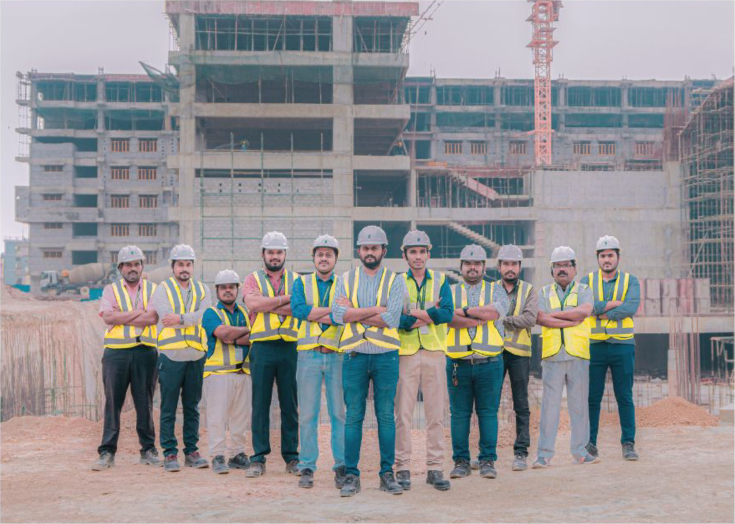
#> input picture public/img-hires/ambica.png, 1469 x 1048 px (shown at 1/2 size); its folder holds 4 pictures in this run
$ python squooch.py . out
#> lines starting #> are read from the running program, lines starting #| are printed output that depends on the picture
import os
from PIL import Image
import argparse

def process_images(input_folder, output_folder, resize_factor, webp_quality, webp_effort):
    # Ensure the output folder exists
#> called with input_folder = '.', output_folder = 'out', resize_factor = 0.33, webp_quality = 75, webp_effort = 6
    os.makedirs(output_folder, exist_ok=True)


    for filename in os.listdir(input_folder):
        if filename.endswith(('.jpg', '.jpeg', '.png')):
            input_path = os.path.join(input_folder, filename)
            output_path = os.path.join(output_folder, filename.split('.')[0] + '.webp')

            image = Image.open(input_path)
#> image is the input picture: PIL image 1469x1048 RGBA; mean R, G, B, A 146.8, 144.8, 146.8, 255

            #  33% of the original size
            width, height = image.size
#> width = 1469; height = 1048
            new_size = (int(width * resize_factor), int(height * resize_factor))
#> new_size = (484, 345)
            resized_image = image.resize(new_size)
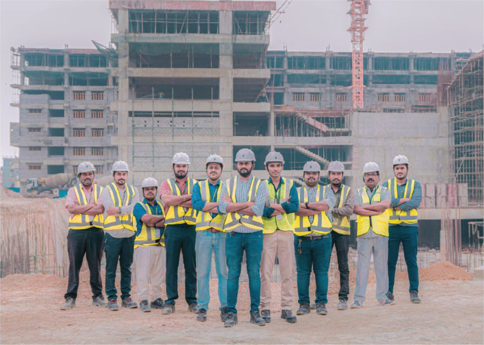
#> resized_image: PIL image 484x345 RGBA; mean R, G, B, A 146.8, 144.8, 146.8, 255

            # Save resized image as WebP
            resized_image.save(output_path, 'webp', quality=webp_quality, method=webp_effort)

            print(f"{filename} processed!")
#> pass 2 of the loop in process_images, `for filename in os.listdir(input_folder):`:
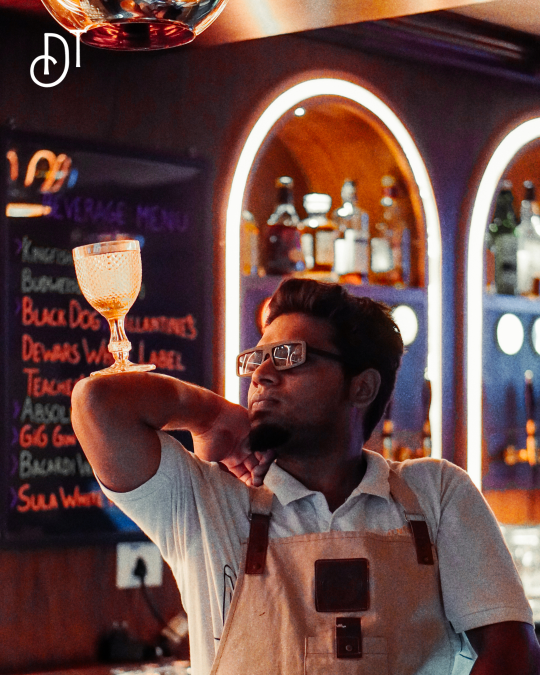
#> input picture public/img-hires/barmaster.jpg, 1080 x 1350 px (shown at 1/2 size)
#> in process_images, image is the input picture: PIL image 1080x1350 RGB; mean R, G, B 103.4, 72.5, 68.9
#> in process_images, `resized_image = image.resize(new_size)`:
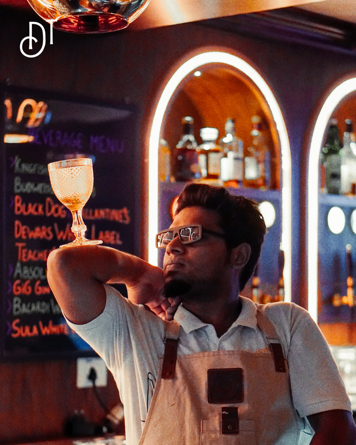
#> resized_image: PIL image 356x445 RGB; mean R, G, B 103.4, 72.5, 68.9
#> pass 3 of the loop in process_images, `for filename in os.listdir(input_folder):`:
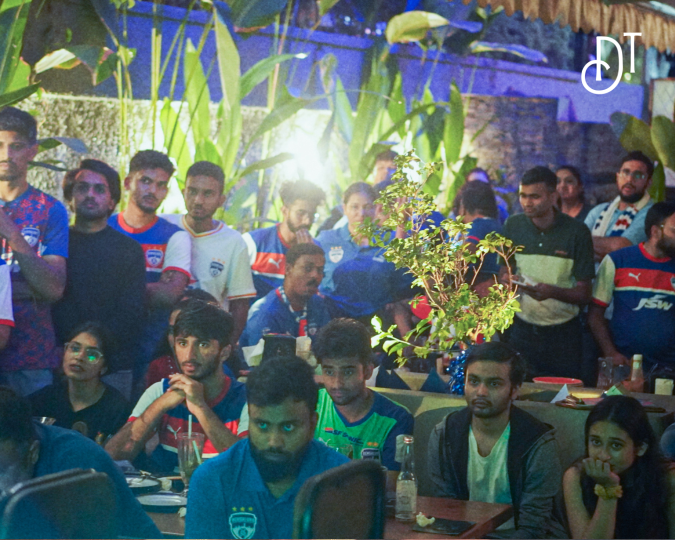
#> input picture public/img-hires/bfc-match.jpg, 1350 x 1079 px (shown at 1/2 size)
#> in process_images, image is the input picture: PIL image 1350x1079 RGB; mean R, G, B 89.2, 101.4, 101.7
#> in process_images, `resized_image = image.resize(new_size)`:
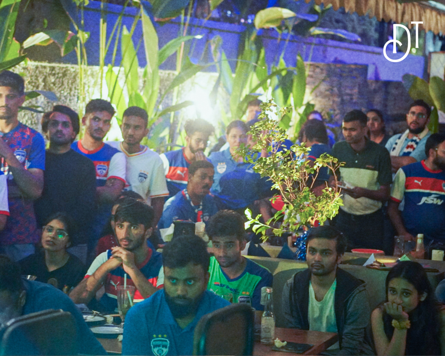
#> resized_image: PIL image 445x356 RGB; mean R, G, B 89.2, 101.4, 101.7
#> the loop made 6 passes; the first 3 are shown

if __name__ == "__main__":
    parser = argparse.ArgumentParser(description="Batch process images in a folder.")
    parser.add_argument("input_folder", help="Input folder containing images to be processed.")
    parser.add_argument("output_folder", help="Output folder to save processed images.")
    parser.add_argument("--resize_factor", type=float, default=0.33, help="Resize factor (default: 0.33)")
    parser.add_argument("--webp_quality", type=int, default=75, help="WebP quality (0-100, default: 75)")
    parser.add_argument("--webp_effort", type=int, default=6, help="WebP effort (0-6, default: 6)")

    args = parser.parse_args()

    process_images(args.input_folder, args.output_folder, args.resize_factor, args.webp_quality, args.webp_effort)
